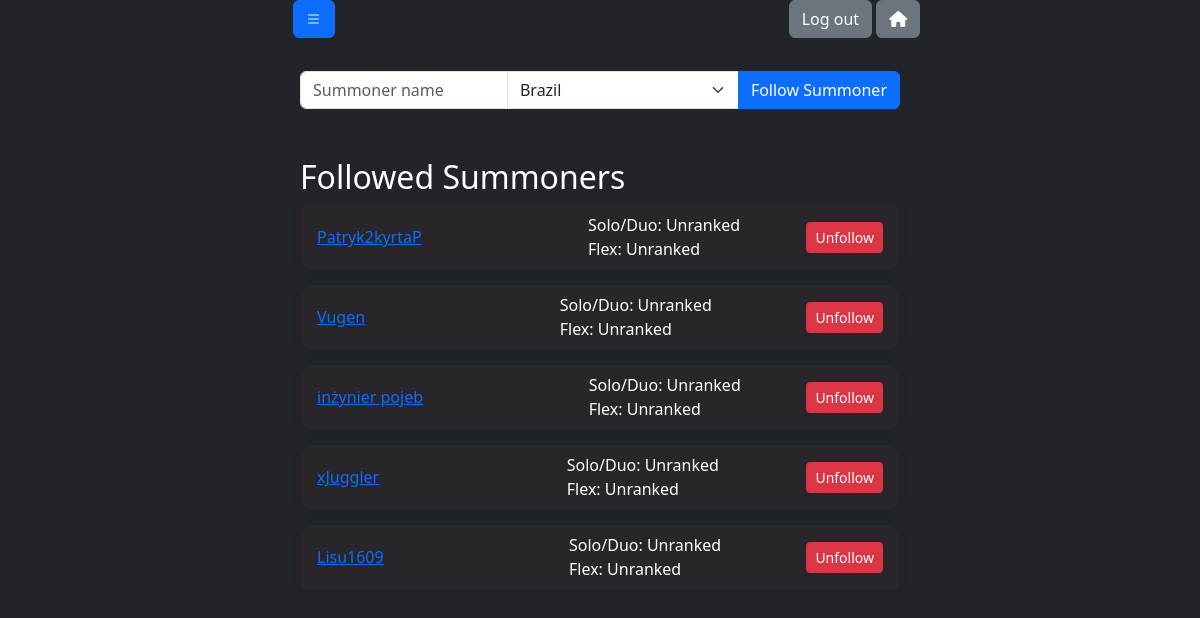
Page /profile/ (signed in) on the committed database.
### kyrciapp/models.py (models this page shows, shortened)
class FollowedSummoner(models.Model):
    user = models.ForeignKey(CustomUser, on_delete=models.CASCADE)
    name = models.CharField(max_length=100)
    region = models.CharField(max_length=100)
    solo_rank_info = models.CharField(max_length=50, blank=True, null=True)
    flex_rank_info = models.CharField(max_length=50, blank=True, null=True)

### kyrciapp/views.py (the view)
# urls.py: path('profile/', views.profile_view, name='profile'),
def profile_view(request):
    regions = choose_region()
    followed_summoners = FollowedSummoner.objects.filter(user=request.user)
    for summoner in followed_summoners:
        summoner_info = get_summoner_info(summoner.name, summoner.region)
        if summoner_info:
            request.session['id'] = summoner_info[4]
            request.session['global_region'] = summoner.region
            solo_rank_info, flex_rank_info = rank_info_render(request)
            summoner.solo_rank_info = solo_rank_info if solo_rank_info else {}
            summoner.flex_rank_info = flex_rank_info if flex_rank_info else {}
    context = {
        'regions': regions,
        'followed_summoners': followed_summoners
    }
    return render(request, 'profile.html', context)

### kyrciapp/python/config.py (called while the page is built)
def get_api_key():
    return "RGAPI-85014bec-a87c-4329-9292-4f44171bc9a4"

### kyrciapp/python/region_dictionary.py (called while the page is built)
def region_lists():
    region_list = [
        'BR1',
        'EUN1',
        'EUW1',
        'JP1',
        'KR',
        'LA1',
        'LA2',
        'NA1',
        'OC1',
        'PH2',
        'RU',
        'SG2',
        'TH2',
        'TR1',
        'TW2',
        'VN2',
        ]
    return region_list

def choose_region():
    print("Available regions:")
    regions = region_lists()
    region_dict = {
        'BR1': 'Brazil',
        'EUN1': 'EUNE (Europe Nordic & East)',
        'EUW1': 'Europe West',
        'JP1': 'Japan',
        'KR': 'Korea',
        'LA1': 'Latin America North',
        'LA2': 'Latin America South',
        'NA1': 'North America',
        'OC1': 'Oceania',
        'PH2': 'Philippines',
        'RU': 'Russia',
        'SG2': 'Singapore',
        'TH2': 'Thailand',
        'TR1': 'Turkey',
        'TW2': 'Taiwan',
        'VN2': 'Vietnam',
    }
    return list(region_dict.items())

### kyrciapp/templates/profile.html (shortened to what this page needs)
{% load static %}
<!DOCTYPE html>
<html>
<head>
    <head>
        <link href="https://cdn.jsdelivr.net/npm/bootstrap@5.3.2/dist/css/bootstrap.min.css" rel="stylesheet">
        <link href="https://cdnjs.cloudflare.com/ajax/libs/font-awesome/6.0.0-beta3/css/all.min.css" rel="stylesheet">
        <link rel="stylesheet" href="https://cdn.jsdelivr.net/npm/bootstrap-icons@1.9.1/font/bootstrap-icons.css">
        <link rel="stylesheet" href="{% static 'kyrciapp/css/styles.css' %}">
</head>
<body class="bg-dark text-white">
    <div class="container-fluid">
        <div class="row">
            <div class="col-md-1"> </div>
            <div class="col text-center padding-left color-white">
                <button class="btn btn-primary" type="button" id="menuToggle" style="margin-right: 100px;">
                    <i class="bi bi-list"></i>
                </button>
            </div>
            <div class="col text-center ">
                {% if user.is_authenticated %}
                    <a href="{% url 'logout_confirm' %}" class="btn btn-secondary">Log out</a>
                    <a href="{% url 'index' %}" class="btn btn-secondary ">
                        <i class="fas fa-home"></i>
                    </a>
                {% endif %}
            </div>
            <div class="col-md-1"> </div>
        </div>
    </div>
<div class="d-flex justify-content-center align-items-center" style="min-height: 15vh;">
    <form method="post" action="{% url 'follow_summoner' %}" class="w-50">
        <div class="input-group mb-3">
            <input type="text" class="form-control" placeholder="Summoner name" name="summoner_name">
            <select class="form-select" name="region">
                {% for code, name in regions %}
                    <option value="{{ code }}">{{ name }}</option>
                {% endfor %}
            </select>
            <button class="btn btn-primary" type="submit">Follow Summoner</button>
        </div>
    </form>
</div>
<div class="d-flex justify-content-center align-items-center" style="min-height: 10vh;">
    <div class="w-50">
        <h2>Followed Summoners</h2>
        <ul class="list-group" >
            {% for summoner in followed_summoners %}
                <li class="list-group-item d-flex justify-content-between align-items-center custom-card white-space: nowrap" >
                    <a href="{% url 'player_info_with_args' summoner_name=summoner.name region=summoner.region %} "class="no-wrap">
                        {{ summoner.name }}
                    </a>
                    <div class="rank-info">
                        <div class="rank-row">
                            {% if summoner.solo_rank_info %}
                                <span>Solo/Duo:</span>
                                <img src="https://raw.communitydragon.org/latest/plugins/rcp-fe-lol-shared-components/global/default/{{ summoner.solo_rank_info.Tier|lower }}.png" alt="Tier Icon" class="small-tier-icon">
                                <span>{{ summoner.solo_rank_info.Rank }} - {{ summoner.solo_rank_info.League_Points }}LP - Win Rate: {{ summoner.solo_rank_info.Win_Percentage }}</span>
                            {% else %}
                                <span>Solo/Duo: Unranked</span>
                            {% endif %}
                        </div>
                        <div class="rank-row">
                            {% if summoner.flex_rank_info %}
                                <span>Flex:</span>
                                <img src="https://raw.communitydragon.org/latest/plugins/rcp-fe-lol-shared-components/global/default/{{ summoner.flex_rank_info.Tier|lower }}.png" alt="Tier Icon" class="small-tier-icon">
                                <span>{{ summoner.flex_rank_info.Rank }} - {{ summoner.flex_rank_info.League_Points }}LP - Win Rate: {{ summoner.flex_rank_info.Win_Percentage }}</span>
                            {% else %}
                                <span>Flex: Unranked</span>
                            {% endif %}
                        </div>
                    </div>
                    <form method="post" action="{% url 'unfollow_summoner' summoner.id %}" class="d-inline">
                        <button type="submit" class="btn btn-danger btn-sm">Unfollow</button>
                    </form>
                </li>
            {% endfor %}
        </ul>
    </div>
</div>
</body>
</html>

### kyrciapp/static/kyrciapp/css/styles.css (style rules this page uses)
.color-white { color: rgb(0, 0, 0) !important; }
.padding-left { padding-left: 30px; }
.custom-card { background: rgb(40, 38, 43); border-radius: 10px; box-shadow: 0 0 10px rgba(0, 0, 0, 0.1); color:rgb(255, 255, 255); margin-bottom: 15px; }
.no-wrap { white-space: nowrap; }

### kyrciapp/templates/profile.html (style rules this page uses)
.custom-card { background: rgb(40, 38, 43); border-radius: 10px; border-color: rgba(0, 0, 0, 0.1); box-shadow: 0 0 10px rgba(0, 0, 0, 0.1); color:rgb(255, 255, 255); margin-bottom: 15px; }
.rank-info { margin-left: 100px; display: flex; flex-direction: column; align-items: flex-start; }
.rank-row { display: flex; align-items: center; gap: 5px; }

### rows in the picture
FollowedSummoner: name "Patryk2kyrtaP", shows "Solo/Duo: Unranked", shows "Flex: Unranked"
FollowedSummoner: name "Vugen", shows "Solo/Duo: Unranked", shows "Flex: Unranked"
FollowedSummoner: name "inżynier pojeb", shows "Solo/Duo: Unranked", shows "Flex: Unranked"
FollowedSummoner: name "xJuggler", shows "Solo/Duo: Unranked", shows "Flex: Unranked"
FollowedSummoner: name "Lisu1609", shows "Solo/Duo: Unranked", shows "Flex: Unranked"

### other values in the picture
form field region "Brazil"
